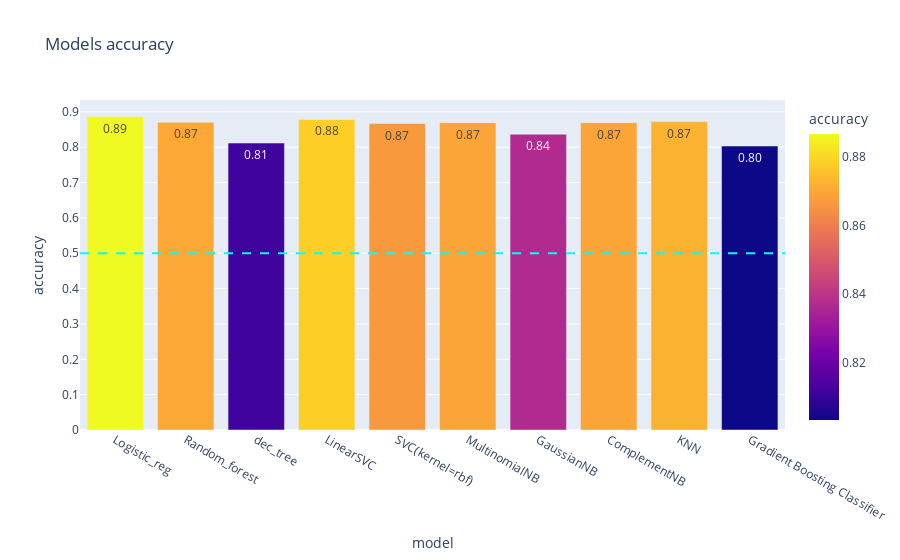
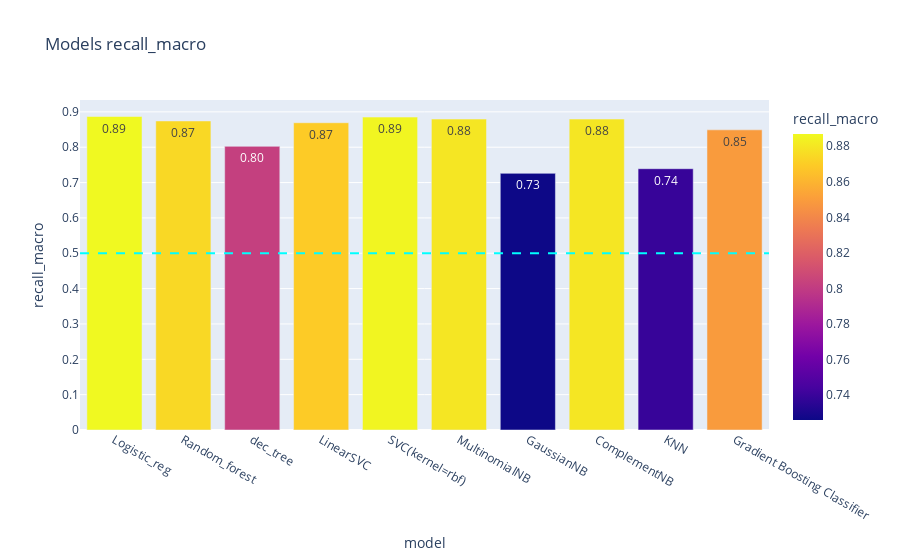
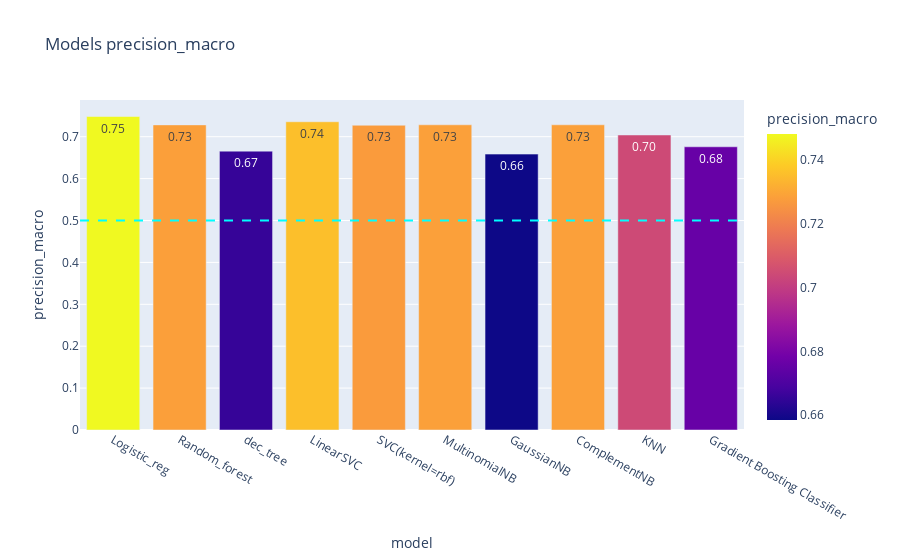
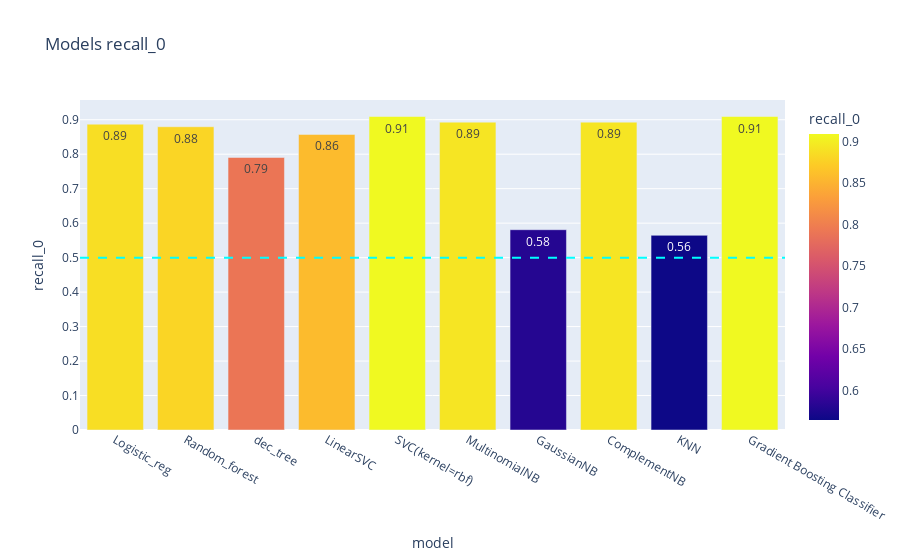

Notebook source saved alongside these figures, in order:
### Code cell
# Comparaison of Accuracy, recall_macro, precision_macro, recall_0, precision_0
for metric in ["accuracy", "recall_macro", "precision_macro", "recall_0", "precision_0"]:
    barplot_metric_mult(data, metric)

### Figure 1 — Plotly figure (JSON) as saved in the notebook; plotly's stock layout.template omitted (floating-point values rounded to 4 significant figures)
{"data": [{"alignmentgroup": "True", "hovertemplate": "model=%{x}<br>accuracy=%{marker.color}<extra></extra>", "legendgroup": "", "marker": {"color": [0.8868, 0.8702, 0.8117, 0.8783, 0.8669, 0.8693, 0.8367, 0.8693, 0.8723, 0.8032], "coloraxis": "coloraxis", "pattern": {"shape": ""}}, "name": "", "offsetgroup": "", "orientation": "v", "showlegend": false, "textposition": "auto", "texttemplate": "%{y:.2f}", "type": "bar", "x": ["Logistic_reg", "Random_forest", "dec_tree", "LinearSVC", "SVC(kernel=rbf)", "MultinomialNB", "GaussianNB", "ComplementNB", "KNN", "Gradient Boosting Classifier"], "xaxis": "x", "y": [0.8868, 0.8702, 0.8117, 0.8783, 0.8669, 0.8693, 0.8367, 0.8693, 0.8723, 0.8032], "yaxis": "y"}], "layout": {"autosize": true, "barmode": "relative", "coloraxis": {"colorbar": {"title": {"text": "accuracy"}}, "colorscale": [[0, "#0d0887"], [0.1111, "#46039f"], [0.2222, "#7201a8"], [0.3333, "#9c179e"], [0.4444, "#bd3786"], [0.5556, "#d8576b"], [0.6667, "#ed7953"], [0.7778, "#fb9f3a"], [0.8889, "#fdca26"], [1, "#f0f921"]]}, "legend": {"tracegroupgap": 0}, "shapes": [{"line": {"color": "cyan", "dash": "dash"}, "type": "line", "x0": 0, "x1": 1, "xref": "x domain", "y0": 0.5, "y1": 0.5, "yref": "y"}], "title": {"text": "Models accuracy"}, "xaxis": {"anchor": "y", "autorange": true, "domain": [0, 1], "range": [-0.5, 9.5], "title": {"text": "model"}, "type": "category"}, "yaxis": {"anchor": "x", "autorange": true, "domain": [0, 1], "dtick": 0.1, "range": [0, 0.9335], "tick0": 0, "title": {"text": "accuracy"}, "type": "linear"}}}

### Figure 2 — Plotly figure (JSON) as saved in the notebook; plotly's stock layout.template omitted (floating-point values rounded to 4 significant figures)
{"data": [{"alignmentgroup": "True", "hovertemplate": "model=%{x}<br>recall_macro=%{marker.color}<extra></extra>", "legendgroup": "", "marker": {"color": [0.8869, 0.8743, 0.8025, 0.8693, 0.8853, 0.8796, 0.7261, 0.8796, 0.7392, 0.8491], "coloraxis": "coloraxis", "pattern": {"shape": ""}}, "name": "", "offsetgroup": "", "orientation": "v", "showlegend": false, "textposition": "auto", "texttemplate": "%{y:.2f}", "type": "bar", "x": ["Logistic_reg", "Random_forest", "dec_tree", "LinearSVC", "SVC(kernel=rbf)", "MultinomialNB", "GaussianNB", "ComplementNB", "KNN", "Gradient Boosting Classifier"], "xaxis": "x", "y": [0.8869, 0.8743, 0.8025, 0.8693, 0.8853, 0.8796, 0.7261, 0.8796, 0.7392, 0.8491], "yaxis": "y"}], "layout": {"autosize": true, "barmode": "relative", "coloraxis": {"colorbar": {"title": {"text": "recall_macro"}}, "colorscale": [[0, "#0d0887"], [0.1111, "#46039f"], [0.2222, "#7201a8"], [0.3333, "#9c179e"], [0.4444, "#bd3786"], [0.5556, "#d8576b"], [0.6667, "#ed7953"], [0.7778, "#fb9f3a"], [0.8889, "#fdca26"], [1, "#f0f921"]]}, "legend": {"tracegroupgap": 0}, "shapes": [{"line": {"color": "cyan", "dash": "dash"}, "type": "line", "x0": 0, "x1": 1, "xref": "x domain", "y0": 0.5, "y1": 0.5, "yref": "y"}], "title": {"text": "Models recall_macro"}, "xaxis": {"anchor": "y", "autorange": true, "domain": [0, 1], "range": [-0.5, 9.5], "title": {"text": "model"}, "type": "category"}, "yaxis": {"anchor": "x", "autorange": true, "domain": [0, 1], "dtick": 0.1, "range": [0, 0.9336], "tick0": 0, "title": {"text": "recall_macro"}, "type": "linear"}}}

### Figure 3 — Plotly figure (JSON) as saved in the notebook; plotly's stock layout.template omitted (floating-point values rounded to 4 significant figures)
{"data": [{"alignmentgroup": "True", "hovertemplate": "model=%{x}<br>precision_macro=%{marker.color}<extra></extra>", "legendgroup": "", "marker": {"color": [0.7482, 0.7282, 0.6656, 0.7357, 0.7273, 0.7284, 0.6585, 0.7284, 0.7041, 0.6759], "coloraxis": "coloraxis", "pattern": {"shape": ""}}, "name": "", "offsetgroup": "", "orientation": "v", "showlegend": false, "textposition": "auto", "texttemplate": "%{y:.2f}", "type": "bar", "x": ["Logistic_reg", "Random_forest", "dec_tree", "LinearSVC", "SVC(kernel=rbf)", "MultinomialNB", "GaussianNB", "ComplementNB", "KNN", "Gradient Boosting Classifier"], "xaxis": "x", "y": [0.7482, 0.7282, 0.6656, 0.7357, 0.7273, 0.7284, 0.6585, 0.7284, 0.7041, 0.6759], "yaxis": "y"}], "layout": {"autosize": true, "barmode": "relative", "coloraxis": {"colorbar": {"title": {"text": "precision_macro"}}, "colorscale": [[0, "#0d0887"], [0.1111, "#46039f"], [0.2222, "#7201a8"], [0.3333, "#9c179e"], [0.4444, "#bd3786"], [0.5556, "#d8576b"], [0.6667, "#ed7953"], [0.7778, "#fb9f3a"], [0.8889, "#fdca26"], [1, "#f0f921"]]}, "legend": {"tracegroupgap": 0}, "shapes": [{"line": {"color": "cyan", "dash": "dash"}, "type": "line", "x0": 0, "x1": 1, "xref": "x domain", "y0": 0.5, "y1": 0.5, "yref": "y"}], "title": {"text": "Models precision_macro"}, "xaxis": {"anchor": "y", "autorange": true, "domain": [0, 1], "range": [-0.5, 9.5], "title": {"text": "model"}, "type": "category"}, "yaxis": {"anchor": "x", "autorange": true, "domain": [0, 1], "dtick": 0.1, "range": [0, 0.7876], "tick0": 0, "title": {"text": "precision_macro"}, "type": "linear"}}}

### Figure 4 — Plotly figure (JSON) as saved in the notebook; plotly's stock layout.template omitted (floating-point values rounded to 4 significant figures)
{"data": [{"alignmentgroup": "True", "hovertemplate": "model=%{x}<br>recall_0=%{marker.color}<extra></extra>", "legendgroup": "", "marker": {"color": [0.8871, 0.8796, 0.7905, 0.8574, 0.9094, 0.893, 0.581, 0.893, 0.5646, 0.9094], "coloraxis": "coloraxis", "pattern": {"shape": ""}}, "name": "", "offsetgroup": "", "orientation": "v", "showlegend": false, "textposition": "auto", "texttemplate": "%{y:.2f}", "type": "bar", "x": ["Logistic_reg", "Random_forest", "dec_tree", "LinearSVC", "SVC(kernel=rbf)", "MultinomialNB", "GaussianNB", "ComplementNB", "KNN", "Gradient Boosting Classifier"], "xaxis": "x", "y": [0.8871, 0.8796, 0.7905, 0.8574, 0.9094, 0.893, 0.581, 0.893, 0.5646, 0.9094], "yaxis": "y"}], "layout": {"autosize": true, "barmode": "relative", "coloraxis": {"colorbar": {"title": {"text": "recall_0"}}, "colorscale": [[0, "#0d0887"], [0.1111, "#46039f"], [0.2222, "#7201a8"], [0.3333, "#9c179e"], [0.4444, "#bd3786"], [0.5556, "#d8576b"], [0.6667, "#ed7953"], [0.7778, "#fb9f3a"], [0.8889, "#fdca26"], [1, "#f0f921"]]}, "legend": {"tracegroupgap": 0}, "shapes": [{"line": {"color": "cyan", "dash": "dash"}, "type": "line", "x0": 0, "x1": 1, "xref": "x domain", "y0": 0.5, "y1": 0.5, "yref": "y"}], "title": {"text": "Models recall_0"}, "xaxis": {"anchor": "y", "autorange": true, "domain": [0, 1], "range": [-0.5, 9.5], "title": {"text": "model"}, "type": "category"}, "yaxis": {"anchor": "x", "autorange": true, "domain": [0, 1], "dtick": 0.1, "range": [0, 0.9572], "tick0": 0, "title": {"text": "recall_0"}, "type": "linear"}}}
